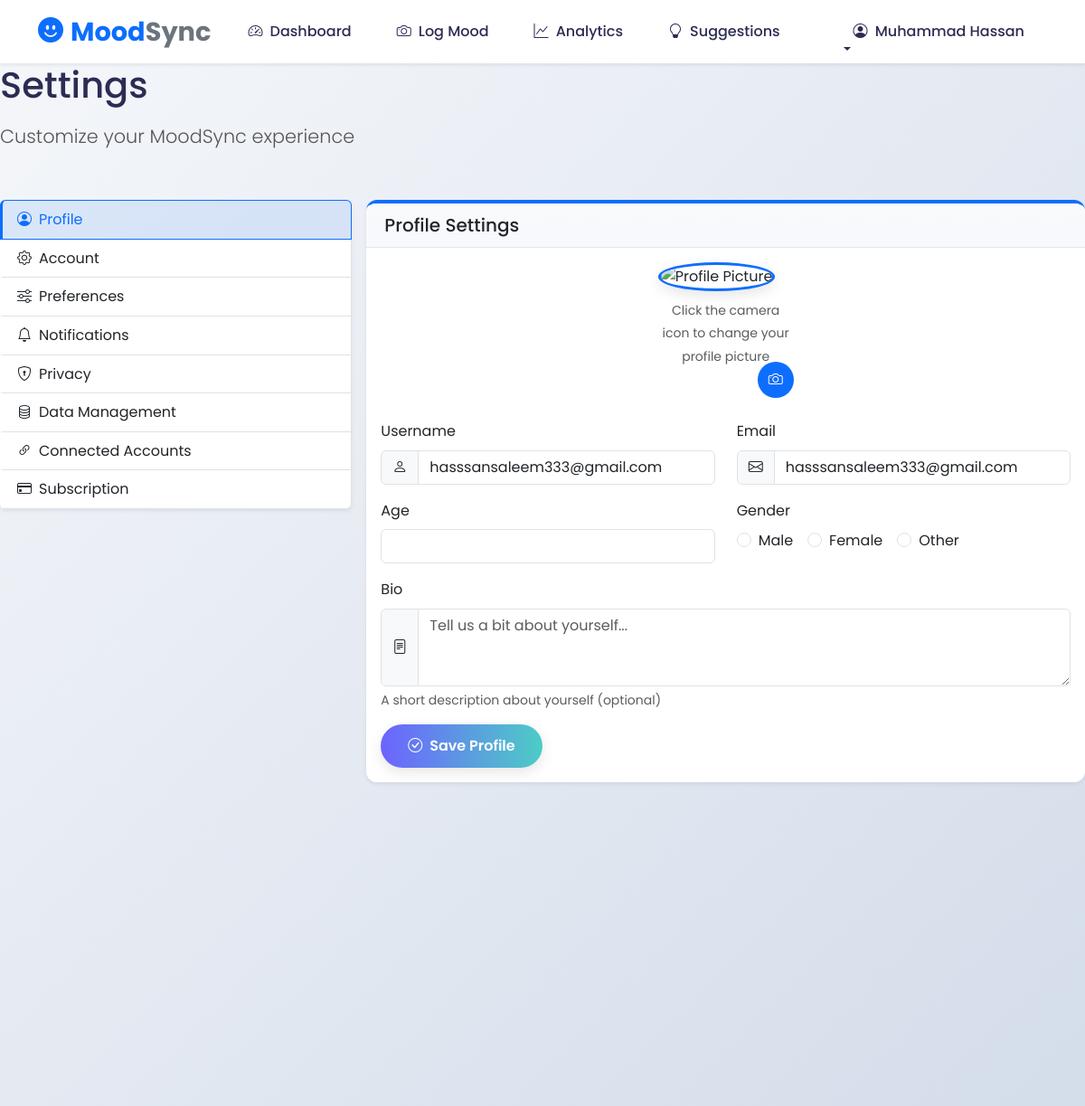
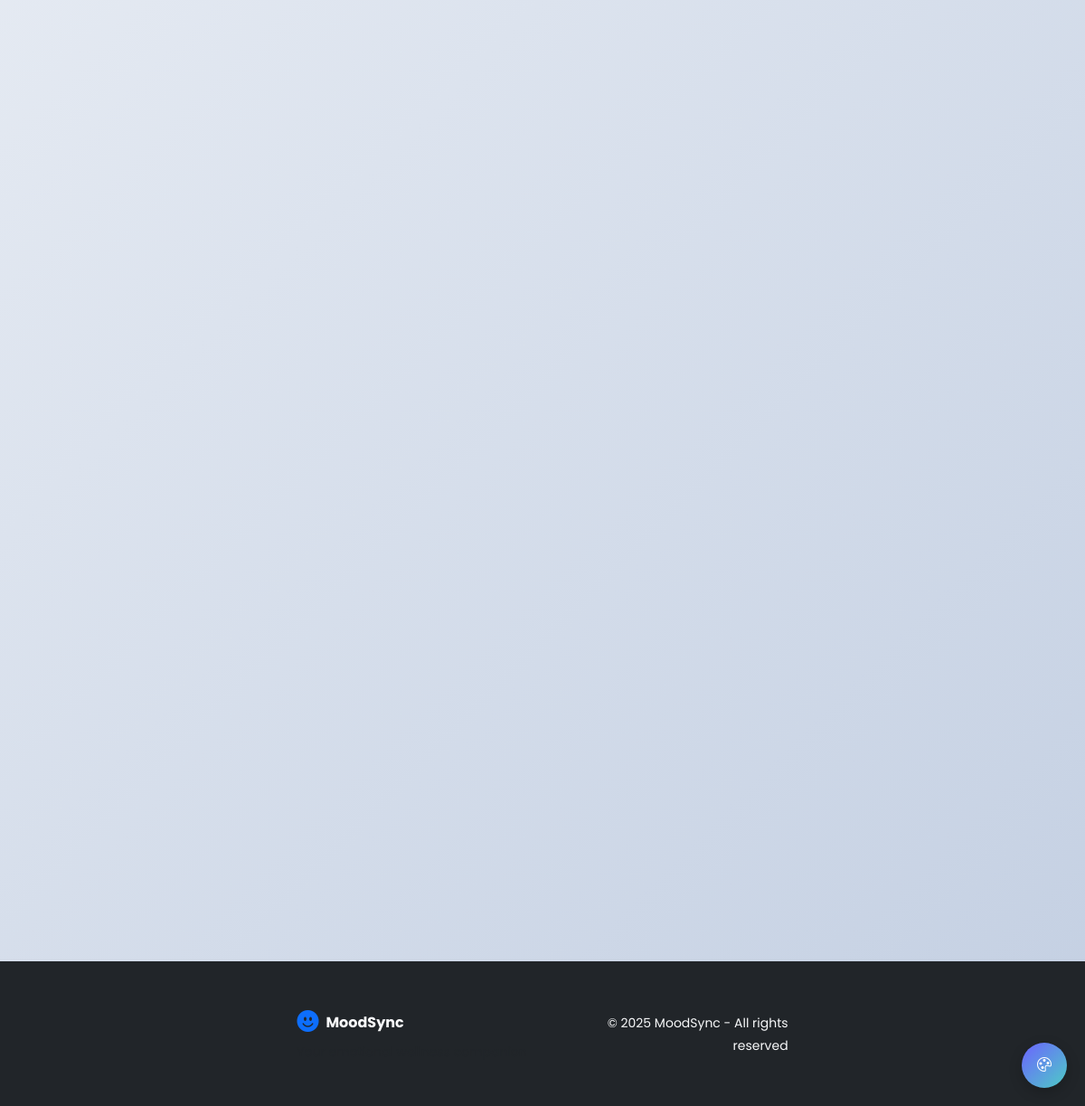
The page /settings (signed in) on the database its author committed (2 pictures, top to bottom).
### tables this page shows
CREATE TABLE users (
                    id INTEGER PRIMARY KEY AUTOINCREMENT,
                    username VARCHAR(50) UNIQUE NOT NULL,
                    email VARCHAR(100) UNIQUE NOT NULL,
                    password_hash VARCHAR(255) NOT NULL,
                    first_name VARCHAR(50),
                    last_name VARCHAR(50),
                    age INTEGER,
                    gender VARCHAR(10),
                    profile_image VARCHAR(255),
                    created_at TIMESTAMP DEFAULT CURRENT_TIMESTAMP
                );

### app.py (the view, shortened to what this page needs)
@app.route('/settings', methods=['GET', 'POST'])
@login_required
def settings():
    user_id = session.get('user_id')
    conn = get_db_connection()
    user_data = conn.execute('SELECT * FROM users WHERE id = ?', (user_id,)).fetchone()
    try:
        user_prefs = conn.execute('SELECT * FROM preferences WHERE user_id = ?', (user_id,)).fetchone()
    except sqlite3.OperationalError:
        user_prefs = None
        conn.executescript('''
            CREATE TABLE IF NOT EXISTS preferences (
                id INTEGER PRIMARY KEY AUTOINCREMENT,
                user_id INTEGER,
                theme VARCHAR(20) DEFAULT 'light',
                dashboard_layout VARCHAR(20) DEFAULT 'grid',
                show_suggestions BOOLEAN DEFAULT 1,
                language VARCHAR(10) DEFAULT 'en',
                FOREIGN KEY (user_id) REFERENCES users (id)
            );
        ''')
        conn.execute('INSERT INTO preferences (user_id, theme, dashboard_layout, show_suggestions, language) VALUES (?, ?, ?, ?, ?)',
                    (user_id, 'light', 'standard', 1, 'en'))
        conn.commit()
        user_prefs = conn.execute('SELECT * FROM preferences WHERE user_id = ?', (user_id,)).fetchone()
    conn.close()
    return render_template('settings.html', user=user_data, preferences=user_prefs)

### templates/settings.html (shortened to what this page needs)
{% extends "base.html" %}
{% block content %}
<div class="row mb-4 fade-in">
    <div class="col">
        <h1 class="mb-3">Settings</h1>
        <p class="lead">Customize your MoodSync experience</p>
    </div>
</div>
<div class="row g-3">
    <div class="col-lg-4 col-md-12 mb-4 slide-right" style="animation-delay: 0.1s;">
        <div class="list-group shadow-sm" id="settings-tabs" role="tablist">
            <a class="list-group-item list-group-item-action active" id="profile-tab" data-bs-toggle="list"
                href="#profile" role="tab" aria-controls="profile">
                <i class="bi bi-person-circle me-2"></i>Profile
            </a>
            <a class="list-group-item list-group-item-action" id="account-tab" data-bs-toggle="list" href="#account"
                role="tab" aria-controls="account">
                <i class="bi bi-gear me-2"></i>Account
            </a>
            <a class="list-group-item list-group-item-action" id="preferences-tab" data-bs-toggle="list"
                href="#preferences" role="tab" aria-controls="preferences">
                <i class="bi bi-sliders me-2"></i>Preferences
            </a>
            <a class="list-group-item list-group-item-action" id="notifications-tab" data-bs-toggle="list"
                href="#notifications" role="tab" aria-controls="notifications">
                <i class="bi bi-bell me-2"></i>Notifications
            </a>
            <a class="list-group-item list-group-item-action" id="privacy-tab" data-bs-toggle="list" href="#privacy"
                role="tab" aria-controls="privacy">
                <i class="bi bi-shield-lock me-2"></i>Privacy
            </a>
            <a class="list-group-item list-group-item-action" id="data-tab" data-bs-toggle="list" href="#data"
                role="tab" aria-controls="data">
                <i class="bi bi-database me-2"></i>Data Management
            </a>
            <a class="list-group-item list-group-item-action" id="connected-accounts-tab" data-bs-toggle="list"
                href="#connected-accounts" role="tab" aria-controls="connected-accounts">
                <i class="bi bi-link-45deg me-2"></i>Connected Accounts
            </a>
            <a class="list-group-item list-group-item-action" id="subscription-tab" data-bs-toggle="list"
                href="#subscription" role="tab" aria-controls="subscription">
                <i class="bi bi-credit-card me-2"></i>Subscription
            </a>
        </div>
    </div>
    <div class="col-lg-8 col-md-12 slide-up" style="animation-delay: 0.2s;">
        <div class="tab-content">
            <div class="tab-pane fade show active" id="profile" role="tabpanel" aria-labelledby="profile-tab">
                <div class="card shadow-sm fade-in settings-card" style="animation-delay: 0.3s;">
                    <div class="card-header bg-gradient">
                        <h5 class="mb-0">Profile Settings</h5>
                    </div>
                    <div class="card-body">
                        <form id="profile-form" method="post" action="{{ url_for('settings') }}"
                            enctype="multipart/form-data">
                            <div class="profile-picture-container mb-4">
                                <img src="{{ user.profile_image if user and user.profile_image else url_for('static', filename='images/default-profile.png') }}"
                                    alt="Profile Picture" class="profile-picture">
                                <label for="profile_picture" class="profile-picture-edit">
                                    <i class="bi bi-camera"></i>
                                </label>
                                <div class="text-center mt-2">
                                    <small class="text-muted">Click the camera icon to change your profile
                                        picture</small>
                                </div>
                            </div>
                            <div class="row">
                                <div class="col-md-6 mb-3">
                                    <label for="username" class="form-label">Username</label>
                                    <div class="input-group">
                                        <span class="input-group-text"><i class="bi bi-person"></i></span>
                                        <input type="text" class="form-control" id="username" name="username"
                                            value="{{ user.username if user else '' }}">
                                    </div>
                                </div>
                                <div class="col-md-6 mb-3">
                                    <label for="email" class="form-label">Email</label>
                                    <div class="input-group">
                                        <span class="input-group-text"><i class="bi bi-envelope"></i></span>
                                        <input type="email" class="form-control" id="email" name="email"
                                            value="{{ user.email if user else '' }}">
                                    </div>
                                </div>
                            </div>
                            <div class="row">
                                <div class="col-md-6 mb-3">
                                    <label for="age" class="form-label">Age</label>
                                    <input type="number" class="form-control" id="age" name="age" min="1" max="120"
                                        value="{{ user.age if user else '' }}">
                                </div>
                                <div class="col-md-6 mb-3">
                                    <label class="form-label">Gender</label>
                                    <div class="d-flex gap-3">
                                        <div class="form-check">
                                            <input class="form-check-input" type="radio" name="gender" id="gender-male"
                                                value="male" {% if user and user.gender=='male' %}checked{% endif %}>
                                            <label class="form-check-label" for="gender-male">Male</label>
                                        </div>
                                        <div class="form-check">
                                            <input class="form-check-input" type="radio" name="gender"
                                                id="gender-female" value="female" >
                                            <label class="form-check-label" for="gender-female">Female</label>
                                        </div>
                                        <div class="form-check">
                                            <input class="form-check-input" type="radio" name="gender" id="gender-other"
                                                value="other" {% if user and user.gender=='other' %}checked{% endif %}>
                                            <label class="form-check-label" for="gender-other">Other</label>
                                        </div>
                                    </div>
                                </div>
                            </div>
                            <div class="mb-3">
                                <label for="bio" class="form-label">Bio</label>
                                <div class="input-group">
                                    <span class="input-group-text"><i class="bi bi-file-text"></i></span>
                                    <textarea class="form-control" id="bio" name="bio" rows="3"
                                        placeholder="Tell us a bit about yourself...">{{ user.bio if user and user.bio else '' }}</textarea>
                                </div>
                                <div class="form-text">A short description about yourself (optional)</div>
                            </div>
                            <button type="submit" class="btn btn-primary">
                                <i class="bi bi-check-circle me-1"></i> Save Profile
                            </button>
                        </form>
                    </div>
                </div>
            </div>
        </div>
    </div>
</div>
{% endblock %}

### templates/base.html (shortened to what this page needs)
<!DOCTYPE html>
<html lang="en">
<head>
    <link href="https://cdn.jsdelivr.net/npm/bootstrap@5.3.0/dist/css/bootstrap.min.css" rel="stylesheet">
    <link rel="stylesheet" href="https://cdn.jsdelivr.net/npm/bootstrap-icons@1.10.0/font/bootstrap-icons.css">
    <link href="{{ url_for('static', filename='css/style.css') }}" rel="stylesheet">
    <link href="{{ url_for('static', filename='css/main.css') }}" rel="stylesheet">
</head>
<body class="fade-in">
    <nav class="navbar navbar-expand-lg navbar-light bg-white shadow-sm sticky-top">
        <div class="container">
            <a class="navbar-brand d-flex align-items-center" href="{{ url_for('index') }}">
                <i class="bi bi-emoji-smile-fill text-primary me-2 fs-3"></i>
                <span class="fw-bold text-primary">Mood</span><span class="fw-bold text-secondary">Sync</span>
            </a>
            <div class="collapse navbar-collapse" id="navbarNav">
                {% if session.user_id %}
                <ul class="navbar-nav me-auto">
                    <li class="nav-item">
                        <a class="nav-link {% if request.endpoint == 'dashboard' %}active{% endif %}"
                            href="{{ url_for('dashboard') }}">
                            <i class="bi bi-speedometer2 me-1"></i> Dashboard
                        </a>
                    </li>
                    <li class="nav-item">
                        <a class="nav-link {% if request.endpoint == 'mood_logger' %}active{% endif %}"
                            href="{{ url_for('mood_logger') }}">
                            <i class="bi bi-camera me-1"></i> Log Mood
                        </a>
                    </li>
                    <li class="nav-item">
                        <a class="nav-link {% if request.endpoint == 'analytics' %}active{% endif %}"
                            href="{{ url_for('analytics') }}">
                            <i class="bi bi-graph-up me-1"></i> Analytics
                        </a>
                    </li>
                    <li class="nav-item">
                        <a class="nav-link {% if request.endpoint == 'suggestions' %}active{% endif %}"
                            href="{{ url_for('suggestions') }}">
                            <i class="bi bi-lightbulb me-1"></i> Suggestions
                        </a>
                    </li>
                </ul>
                <ul class="navbar-nav ms-auto">
                    <li class="nav-item dropdown">
                        <a class="nav-link dropdown-toggle" href="#" id="navbarDropdown" role="button"
                            data-bs-toggle="dropdown" aria-expanded="false">
                            <i class="bi bi-person-circle me-1"></i> {{ session.first_name or session.username or
                            'Account' }}
                        </a>
                    </li>
                </ul>
                {% endif %}
            </div>
        </div>
    </nav>
    <main>
        {% block content %}{% endblock %}
    </main>
    <footer class="bg-dark text-light py-4 mt-5">
        <div class="container">
            <div class="row align-items-center">
                <div class="col-md-6">
                    <div class="d-flex align-items-center mb-2 mb-md-0">
                        <i class="bi bi-emoji-smile-fill text-primary me-2 fs-4"></i>
                        <span class="fw-bold">MoodSync</span>
                    </div>
                    <small class="text-muted">Your emotional wellness companion</small>
                </div>
                <div class="col-md-6 text-md-end">
                    <small>© 2025 MoodSync - All rights reserved</small>
                </div>
            </div>
        </div>
    </footer>
    <div class="color-scheme-toggle" id="colorToggle">
        <i class="bi bi-palette"></i>
    </div>
</body>
</html>

### rows shown on the page
users: first_name "Muhammad Hassan", username "hasssansaleem333@gmail.com", email "hasssansaleem333@gmail.com"
